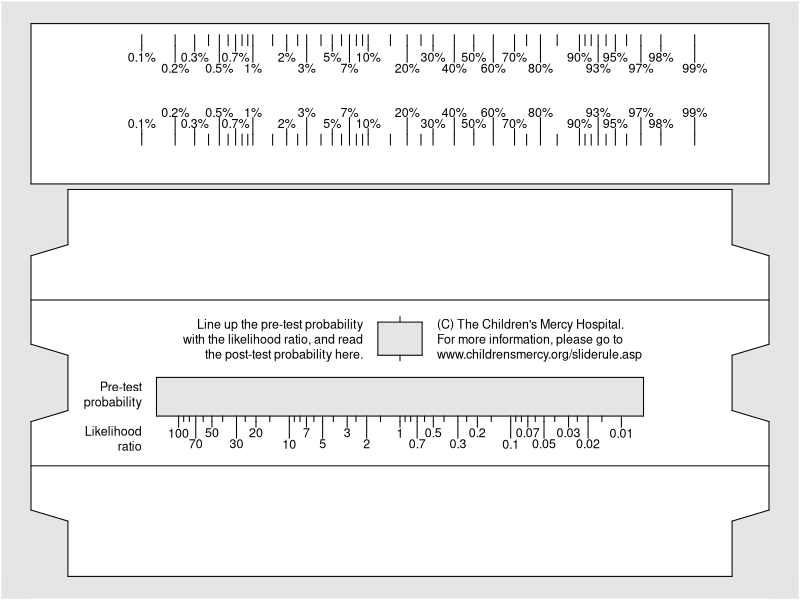

Write R code to recreate this figure.
## ---- chunk 1
#####################
# special functions #
#####################
hline <- function(x1,x2,y0) {segments(x1,y0,x2,y0)}
vline <- function(x0,y1,y2) {segments(x0,y1,x0,y2)}
rectangle <- function(x1,y1,x2,y2) {
  x0 <- c(x1,x1,x2,x2)
  y0 <- c(y1,y2,y2,y1)
  polygon(x=x0,y=y0,density=-1,border=NA,col="gray90")
}
triangle <- function(x1,y1,x2,y2,x3,y3) {
  x0 <- c(x1,x2,x3)
  y0 <- c(y1,y2,y3)
  polygon(x=x0,y=y0,density=-1,border=NA,col="gray90")
}

#####################################
# location of tick marks and labels #
#####################################

# where to draw probability tick marks

pr1 <- c(
  0.1,0.2,0.3,0.4,
  0.5,0.6,0.7,0.8,0.9,
  1,1.5,2,2.5,3,4,
  5,6,7,8,9,
  10,15,20,25,30,40,
  50,60,70,75,80,85,
  90,91,92,93,94,
  95,96,97,98,99)
  
# where to print probability labels

pr2 <- c(
  0.1,0.2,0.3,
  0.5,0.7,
  1,2,3,
  5,7,
  10,20,30,40,
  50,60,70,80,
  90,93,
  95,97,98,99)
  
# physical location of probability ticks and labels

pr3 <- 60+15*log(pr1/(100-pr1))/log(10)
pr4 <- 60+15*log(pr2/(100-pr2))/log(10)
n1 <- sort(c(1:9,1.5,2.5))
n2 <- c(1:3,5,7)

# where to draw likelihood ratio tick marks

pr5 <- c(n1/100,n1/10,n1,n1*10,100)

# where to print likelihood ratio labels

pr6 <- c(n2/100,n2/10,n2,n2*10,100)

# physical location of likelihood ratio ticks and labels

pr7 <- 50-15*log(pr5)/log(10)
pr8 <- 50-15*log(pr6)/log(10)

# odd and even probability labels

od2 <- paste(pr2[seq(1,length(pr2),by=2)],"%",sep="")
ev2 <- paste(pr2[seq(2,length(pr2),by=2)],"%",sep="")

# odd and even likelihood ratio labels

od4 <- pr4[seq(1,length(pr4),by=2)]
ev4 <- pr4[seq(2,length(pr2),by=2)]

# physical locations of odd/even labels

od6 <- pr6[seq(1,length(pr6),by=2)]
ev6 <- pr6[seq(2,length(pr6),by=2)]
od8 <- pr8[seq(1,length(pr8),by=2)]
ev8 <- pr8[seq(2,length(pr8),by=2)]

draw.frame <- function() {
  ################################
  # outline sleeve of slide rule #
  ################################
  
  hline( 5, 95, 0)
  
  # bottom edge
  
  hline( 0,100, 20)
  
  # fold line
  
  hline( 0,100, 50)
  
  # fold line
  
  hline( 5, 95, 70)
  
  # top edge
  
  vline( 0, 12, 28)
  
  # left edge
  
  vline( 0, 42, 58)
  
  # left edge
  
  vline(100, 12, 28)
  
  # right edge
  
  vline(100, 42, 58)
  
  # right edge
  
  ################
  # left notches #
  ################
  
  vline( 5, 0, 10)
  segments( 5, 10, 0, 12)
  segments( 0, 28, 5, 30)
  vline( 5, 30, 40)
  segments( 5, 40, 0, 42)
  vline( 5, 60, 70)
  segments( 0, 58, 5, 60)
  
  #################
  # right notches #
  #################
  
  vline( 95, 0, 10)
  segments( 95, 10,100, 12)
  segments(100, 28, 95, 30)
  vline( 95, 30, 40)
  segments( 95, 40,100, 42)
  vline( 95, 60, 70)
  segments(100, 58, 95, 60)
  
  ################################
  # outline insert of slide rule #
  ################################
  
  hline( 0,100, 71)
  
  # bottom edge
  
  hline( 0,100,100)
  
  # top edge
  
  vline( 0, 71,100)
  
  # left edge
  
  vline(100, 71,100) 
  # right edge
  
  ####################################
  # cut-out for pre-test probability #
  ####################################
  
  h <- 29
  hline( 17, 83,h+0)
  
  # bottom edge
  
  hline( 17, 83,h+7)
  
  # top edge
  
  vline( 17,h+0,h+7)
  
  # left edge
  
  vline( 83,h+0,h+7)
  
  # right edge
  
  #####################################
  # cut-out for post-test probability #
  #####################################
  
  h <- 46
  v <- 50
  hline(v-3,v+3,h+0)
  
  # top edge
  
  hline(v-3,v+3,h-6)
  
  # bottom edge
  
  vline(v-3,h+0,h-6)
  
  # left edge
  
  vline(v+3,h+0,h-6)
  
  # right edge
  
  vline(v+0,h+0,h+1)
  
  # top tick
  
  vline(v+0,h-6,h-7)
  
  # bottom tick
}

draw.ticks <- function() {
  ####################
  # Likelihood ratio #
  ####################
  
  h <- 29
  segments(pr7,h+0,pr7,h-1)
  
  # all ticks
  
  segments(od8,h-2,od8,h-1)
  
  # extend odd ticks
  
  segments(ev8,h-4,ev8,h-1)
  
  # extend even ticks
  
  text(od8,h-3,od6)
  
  # label odd ticks
  
  text(ev8,h-5,ev6) 
  
  # label even ticks
  
  ########################
  # Pre-test probability #
  ########################
  
  h <- 79
  
  segments(pr3,h-1,pr3,h+1)
  
  # all ticks
  
  segments(od4,h+2,od4,h+1)
  
  # extend odd ticks
  
  segments(ev4,h+4,ev4,h+1)
  
  # extend even ticks
  
  text(od4,h+3,od2)
  
  # label odd ticks
  
  text(ev4,h+5,ev2) 
  
  # label even ticks
  
  #########################
  # Post-test probability #
  #########################
  
  h <- 97
  
  segments(pr3,h+1,pr3,h-1) 
  
  # all ticks
  
  segments(od4,h-2,od4,h-1)
  
  # extend odd ticks
  
  segments(ev4,h-4,ev4,h-1)
  
  # extend even ticks
  
  text(od4,h-3,od2)
  
  # label odd ticks
  
  text(ev4,h-5,ev2)
  
  # label even ticks
}

draw.shade <- function() {
  xlo <- -999
  ylo <- -999
  xhi <-  999
  yhi <-  999
  
  #########################
  # shade extreme regions #
  #########################
  
  rectangle(xlo,ylo,xhi, 0)
  
  # bottom
  
  rectangle(xlo,100,xhi,yhi)
  
  # top
  
  rectangle(xlo,ylo, 0,yhi)
  
  # left
  
  rectangle(100,ylo,xhi,yhi)
  
  # right
  
  rectangle( 0, 70,100, 71)
  
  # between sleeve and insert
  
  ################
  # left notches #
  ################
  
  rectangle( 0, 0, 5, 10)
  triangle ( 0, 10, 5, 10, 0, 12)
  triangle ( 0, 30, 5, 30, 0, 28)
  rectangle( 0, 30, 5, 40)
  triangle ( 0, 40, 5, 40, 0, 42)
  triangle ( 0, 60, 5, 60, 0, 58)
  rectangle( 0, 60, 5, 70)
  
  #################
  # right notches #
  #################
  
  rectangle(100, 0, 95, 10)
  triangle (100, 10, 95, 10,100, 12)
  triangle (100, 40, 95, 40,100, 42)
  rectangle(100, 30, 95, 40)
  triangle (100, 30, 95, 30,100, 28)
  triangle (100, 60, 95, 60,100, 58)
  rectangle(100, 60, 95, 70)
  
  ########################
  # Pre-test probability #
  ########################
  
  h <- 29
  rectangle( 17,h+0, 83,h+7)
  
  #########################
  # Post-test probability #
  #########################
  
  h <- 46
  v <- 50
  rectangle(v-3,h-6,v+3,h+0)
}

draw.notes <- function() {
  m0 <- paste(
    "Line up the pre-test probability",
    "with the likelihood ratio, and read",
    "the post-test probability here.", sep="\n")
    
  m1 <- paste(
    "(C) The Children's Mercy Hospital.",
    "For more information, please go to",
    "www.childrensmercy.org/sliderule.asp", sep="\n")
    
  text(45,43,m0,adj=1)
  text(55,43,m1,adj=0)
  text(15,33,"Pre-test\nprobability",adj=1)
  text(15,25,"Likelihood\nratio",adj=1)
}

pdf(file="sliderule.pdf",width=8,height=10)
par(mar=rep(0.1,4),cex=0.75,adj=0.5)
plot(c(0,100),c(0,100),axes=F,type="n",xlab=" ",ylab=" ")
draw.notes()
draw.shade()
draw.frame()
draw.ticks()
dev.off()
